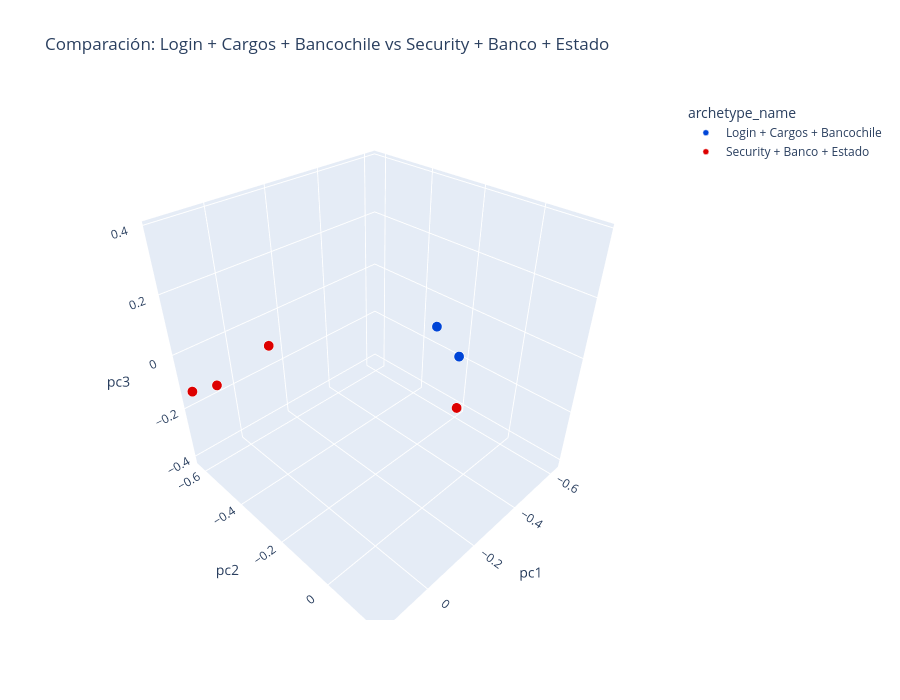

The code cell stored with this chart in its notebook:
### Code cell
# Seleccionar dos arquetipos (cambiar índices según lo que quieras comparar)
ARCH_A = archetypes_list[0]  # Cambiar índice
ARCH_B = archetypes_list[1]  # Cambiar índice

df_comp = df[df['archetype_name'].isin([ARCH_A, ARCH_B])].copy()

fig_comp = px.scatter_3d(
    df_comp,
    x='pc1',
    y='pc2',
    z='pc3',
    color='archetype_name',
    hover_data={'hover_text': True, 'pc1': False, 'pc2': False, 'pc3': False},
    title=f'Comparación: {ARCH_A} vs {ARCH_B}',
    height=700,
    color_discrete_sequence=['#0045D7', '#DD0000']
)

fig_comp.update_traces(
    marker=dict(size=6, line=dict(width=0.5, color='white')),
    hovertemplate='%{customdata[0]}<extra></extra>'
)

fig_comp.show()

print(f'\n{ARCH_A}: {len(df_comp[df_comp["archetype_name"] == ARCH_A])} mensajes')
print(f'{ARCH_B}: {len(df_comp[df_comp["archetype_name"] == ARCH_B])} mensajes')

### Figure 1 — Plotly figure (JSON) as saved in the notebook; plotly's stock layout.template omitted (floating-point values rounded to 4 significant figures)
{"data": [{"customdata": [["<b>Login + Cargos + Bancochile</b><br>Fecha: 2026-02-03<br><i>Reminder: @S095YD2KQ4S descargar [nómina de cargos](http://admin.prd.fin/charge_batches), subirla al...</i>"], ["<b>Login + Cargos + Bancochile</b><br>Fecha: 2026-02-02<br><i>Reminder: @S095YD2KQ4S descargar [nómina de cargos](http://admin.prd.fin/charge_batches), subirla al...</i>"], ["<b>Login + Cargos + Bancochile</b><br>Fecha: 2026-01-30<br><i>Reminder: @S095YD2KQ4S descargar [nómina de cargos](http://admin.prd.fin/charge_batches), subirla al...</i>"], ["<b>Login + Cargos + Bancochile</b><br>Fecha: 2026-01-29<br><i>Reminder: @S095YD2KQ4S descargar [nómina de cargos](http://admin.prd.fin/charge_batches), subirla al...</i>"], ["<b>Login + Cargos + Bancochile</b><br>Fecha: 2026-01-28<br><i>Reminder: @S095YD2KQ4S descargar [nómina de cargos](http://admin.prd.fin/charge_batches), subirla al...</i>"], ["<b>Login + Cargos + Bancochile</b><br>Fecha: 2026-01-27<br><i>Reminder: @S095YD2KQ4S descargar [nómina de cargos](http://admin.prd.fin/charge_batches), subirla al...</i>"], ["<b>Login + Cargos + Bancochile</b><br>Fecha: 2026-01-26<br><i>Reminder: @S095YD2KQ4S descargar [nómina de cargos](http://admin.prd.fin/charge_batches), subirla al...</i>"], ["<b>Login + Cargos + Bancochile</b><br>Fecha: 2026-01-23<br><i>Reminder: @S095YD2KQ4S descargar [nómina de cargos](http://admin.prd.fin/charge_batches), subirla al...</i>"], ["<b>Login + Cargos + Bancochile</b><br>Fecha: 2026-01-22<br><i>Reminder: @S095YD2KQ4S descargar [nómina de cargos](http://admin.prd.fin/charge_batches), subirla al...</i>"], ["<b>Login + Cargos + Bancochile</b><br>Fecha: 2026-01-21<br><i>Reminder: @S095YD2KQ4S descargar [nómina de cargos](http://admin.prd.fin/charge_batches), subirla al...</i>"], ["<b>Login + Cargos + Bancochile</b><br>Fecha: 2026-01-20<br><i>Reminder: @S095YD2KQ4S descargar [nómina de cargos](http://admin.prd.fin/charge_batches), subirla al...</i>"], ["<b>Login + Cargos + Bancochile</b><br>Fecha: 2026-01-19<br><i>Reminder: @S095YD2KQ4S descargar [nómina de cargos](http://admin.prd.fin/charge_batches), subirla al...</i>"], ["<b>Login + Cargos + Bancochile</b><br>Fecha: 2026-01-16<br><i>Reminder: @S095YD2KQ4S descargar [nómina de cargos](http://admin.prd.fin/charge_batches), subirla al...</i>"], ["<b>Login + Cargos + Bancochile</b><br>Fecha: 2026-01-15<br><i>holi @S095YD2KQ4S Me ayudan con esto pliss [Compara Online SOAP](http://admin.prd.fin/organizations/...</i>"], ["<b>Login + Cargos + Bancochile</b><br>Fecha: 2026-01-15<br><i>Reminder: @S095YD2KQ4S descargar [nómina de cargos](http://admin.prd.fin/charge_batches), subirla al...</i>"], ["<b>Login + Cargos + Bancochile</b><br>Fecha: 2026-01-14<br><i>Reminder: @S095YD2KQ4S descargar [nómina de cargos](http://admin.prd.fin/charge_batches), subirla al...</i>"], ["<b>Login + Cargos + Bancochile</b><br>Fecha: 2026-01-13<br><i>Reminder: @S095YD2KQ4S descargar [nómina de cargos](http://admin.prd.fin/charge_batches), subirla al...</i>"], ["<b>Login + Cargos + Bancochile</b><br>Fecha: 2026-01-12<br><i>Reminder: @S095YD2KQ4S descargar [nómina de cargos](http://admin.prd.fin/charge_batches), subirla al...</i>"], ["<b>Login + Cargos + Bancochile</b><br>Fecha: 2026-01-09<br><i>Reminder: @S095YD2KQ4S descargar [nómina de cargos](http://admin.prd.fin/charge_batches), subirla al...</i>"], ["<b>Login + Cargos + Bancochile</b><br>Fecha: 2026-01-08<br><i>Reminder: @S095YD2KQ4S descargar [nómina de cargos](http://admin.prd.fin/charge_batches), subirla al...</i>"], ["<b>Login + Cargos + Bancochile</b><br>Fecha: 2026-01-07<br><i>Reminder: @S095YD2KQ4S descargar [nómina de cargos](http://admin.prd.fin/charge_batches), subirla al...</i>"], ["<b>Login + Cargos + Bancochile</b><br>Fecha: 2026-01-06<br><i>Reminder: @S095YD2KQ4S descargar [nómina de cargos](http://admin.prd.fin/charge_batches), subirla al...</i>"], ["<b>Login + Cargos + Bancochile</b><br>Fecha: 2026-01-05<br><i>Reminder: @S095YD2KQ4S descargar [nómina de cargos](http://admin.prd.fin/charge_batches), subirla al...</i>"]], "hovertemplate": "%{customdata[0]}<extra></extra>", "legendgroup": "Login + Cargos + Bancochile", "marker": {"color": "#0045D7", "line": {"color": "white", "width": 0.5}, "size": 6, "symbol": "circle"}, "mode": "markers", "name": "Login + Cargos + Bancochile", "scene": "scene", "showlegend": true, "type": "scatter3d", "x": [0.001421, 0.001421, 0.001421, 0.001421, 0.001421, 0.001421, 0.001421, 0.001421, 0.001421, 0.001421, 0.001421, 0.001421, 0.001421, -0.6096, 0.001421, 0.001421, 0.001421, 0.001421, 0.001421, 0.001421, 0.001421, 0.001421, 0.001421], "y": [0.1726, 0.1726, 0.1726, 0.1726, 0.1726, 0.1726, 0.1726, 0.1726, 0.1726, 0.1726, 0.1726, 0.1726, 0.1726, -0.2113, 0.1726, 0.1726, 0.1726, 0.1726, 0.1726, 0.1726, 0.1726, 0.1726, 0.1726], "z": [0.3858, 0.3858, 0.3858, 0.3858, 0.3858, 0.3858, 0.3858, 0.3858, 0.3858, 0.3858, 0.3858, 0.3858, 0.3858, -0.1767, 0.3858, 0.3858, 0.3858, 0.3858, 0.3858, 0.3858, 0.3858, 0.3858, 0.3858]}, {"customdata": [["<b>Security + Banco + Estado</b><br>Fecha: 2026-02-03<br><i>Reminder: @S095YD2KQ4S mover plata de Banco Estado al Security ([paso a paso](https://www.notion.so/...</i>"], ["<b>Security + Banco + Estado</b><br>Fecha: 2026-02-02<br><i>grande mateo esta joya la automatizacion :pepe-coin: :rambo-minigun:...</i>"], ["<b>Security + Banco + Estado</b><br>Fecha: 2026-02-02<br><i>Reminder: @S095YD2KQ4S mover plata de Banco Estado al Security ([paso a paso](https://www.notion.so/...</i>"], ["<b>Security + Banco + Estado</b><br>Fecha: 2026-01-30<br><i>Reminder: @S095YD2KQ4S mover plata de Banco Estado al Security ([paso a paso](https://www.notion.so/...</i>"], ["<b>Security + Banco + Estado</b><br>Fecha: 2026-01-29<br><i>Reminder: @S095YD2KQ4S mover plata de Banco Estado al Security ([paso a paso](https://www.notion.so/...</i>"], ["<b>Security + Banco + Estado</b><br>Fecha: 2026-01-28<br><i>Reminder: @S095YD2KQ4S mover plata de Banco Estado al Security ([paso a paso](https://www.notion.so/...</i>"], ["<b>Security + Banco + Estado</b><br>Fecha: 2026-01-27<br><i>Reminder: @S095YD2KQ4S mover plata de Banco Estado al Security ([paso a paso](https://www.notion.so/...</i>"], ["<b>Security + Banco + Estado</b><br>Fecha: 2026-01-26<br><i>Reminder: @S095YD2KQ4S mover plata de Banco Estado al Security ([paso a paso](https://www.notion.so/...</i>"], ["<b>Security + Banco + Estado</b><br>Fecha: 2026-01-23<br><i>Reminder: @S095YD2KQ4S mover plata de Banco Estado al Security ([paso a paso](https://www.notion.so/...</i>"], ["<b>Security + Banco + Estado</b><br>Fecha: 2026-01-22<br><i>Reminder: @S095YD2KQ4S mover plata de Banco Estado al Security ([paso a paso](https://www.notion.so/...</i>"], ["<b>Security + Banco + Estado</b><br>Fecha: 2026-01-21<br><i>:ojito:  mantención programada again, muuuucho ojo @S095YD2KQ4S...</i>"], ["<b>Security + Banco + Estado</b><br>Fecha: 2026-01-21<br><i>Reminder: @S095YD2KQ4S mover plata de Banco Estado al Security ([paso a paso](https://www.notion.so/...</i>"], ["<b>Security + Banco + Estado</b><br>Fecha: 2026-01-20<br><i>Reminder: @S095YD2KQ4S mover plata de Banco Estado al Security ([paso a paso](https://www.notion.so/...</i>"], ["<b>Security + Banco + Estado</b><br>Fecha: 2026-01-19<br><i>Reminder: @S095YD2KQ4S mover plata de Banco Estado al Security ([paso a paso](https://www.notion.so/...</i>"], ["<b>Security + Banco + Estado</b><br>Fecha: 2026-01-16<br><i>Reminder: @S095YD2KQ4S mover plata de Banco Estado al Security ([paso a paso](https://www.notion.so/...</i>"], ["<b>Security + Banco + Estado</b><br>Fecha: 2026-01-15<br><i>Reminder: @S095YD2KQ4S mover plata de Banco Estado al Security ([paso a paso](https://www.notion.so/...</i>"], ["<b>Security + Banco + Estado</b><br>Fecha: 2026-01-14<br><i>Reminder: @S095YD2KQ4S mover plata de Banco Estado al Security ([paso a paso](https://www.notion.so/...</i>"], ["<b>Security + Banco + Estado</b><br>Fecha: 2026-01-13<br><i>Reminder: @S095YD2KQ4S mover plata de Banco Estado al Security ([paso a paso](https://www.notion.so/...</i>"], ["<b>Security + Banco + Estado</b><br>Fecha: 2026-01-12<br><i>Reminder: @S095YD2KQ4S mover plata de Banco Estado al Security ([paso a paso](https://www.notion.so/...</i>"], ["<b>Security + Banco + Estado</b><br>Fecha: 2026-01-09<br><i>Reminder: @S095YD2KQ4S mover plata de Banco Estado al Security ([paso a paso](https://www.notion.so/...</i>"], ["<b>Security + Banco + Estado</b><br>Fecha: 2026-01-08<br><i>Reminder: @S095YD2KQ4S mover plata de Banco Estado al Security ([paso a paso](https://www.notion.so/...</i>"], ["<b>Security + Banco + Estado</b><br>Fecha: 2026-01-07<br><i>sobre auth, creo que deberíamos tratar de \"molestar\" lo menos posible a ahinri y la debbie como yo t...</i>"], ["<b>Security + Banco + Estado</b><br>Fecha: 2026-01-07<br><i>Reminder: @S095YD2KQ4S mover plata de Banco Estado al Security ([paso a paso](https://www.notion.so/...</i>"], ["<b>Security + Banco + Estado</b><br>Fecha: 2026-01-06<br><i>Reminder: @S095YD2KQ4S mover plata de Banco Estado al Security ([paso a paso](https://www.notion.so/...</i>"], ["<b>Security + Banco + Estado</b><br>Fecha: 2026-01-05<br><i>Reminder: @S095YD2KQ4S mover plata de Banco Estado al Security ([paso a paso](https://www.notion.so/...</i>"]], "hovertemplate": "%{customdata[0]}<extra></extra>", "legendgroup": "Security + Banco + Estado", "marker": {"color": "#DD0000", "line": {"color": "white", "width": 0.5}, "size": 6, "symbol": "circle"}, "mode": "markers", "name": "Security + Banco + Estado", "scene": "scene", "showlegend": true, "type": "scatter3d", "x": [0.03201, 0.1552, 0.03201, 0.03201, 0.03201, 0.03201, 0.03201, 0.03201, 0.03201, 0.03201, -0.6217, 0.03201, 0.03201, 0.03201, 0.03201, 0.03201, 0.03201, 0.03201, 0.03201, 0.03201, 0.03201, 0.1366, 0.03201, 0.03201, 0.03201], "y": [-0.373, -0.6259, -0.373, -0.373, -0.373, -0.373, -0.373, -0.373, -0.373, -0.373, -0.2103, -0.373, -0.373, -0.373, -0.373, -0.373, -0.373, -0.373, -0.373, -0.373, -0.373, -0.5004, -0.373, -0.373, -0.373], "z": [0.09576, -0.1326, 0.09576, 0.09576, 0.09576, 0.09576, 0.09576, 0.09576, 0.09576, 0.09576, -0.4076, 0.09576, 0.09576, 0.09576, 0.09576, 0.09576, 0.09576, 0.09576, 0.09576, 0.09576, 0.09576, -0.05077, 0.09576, 0.09576, 0.09576]}], "layout": {"height": 700, "legend": {"title": {"text": "archetype_name"}, "tracegroupgap": 0}, "scene": {"domain": {"x": [0, 1], "y": [0, 1]}, "xaxis": {"title": {"text": "pc1"}}, "yaxis": {"title": {"text": "pc2"}}, "zaxis": {"title": {"text": "pc3"}}}, "title": {"text": "Comparación: Login + Cargos + Bancochile vs Security + Banco + Estado"}}}
